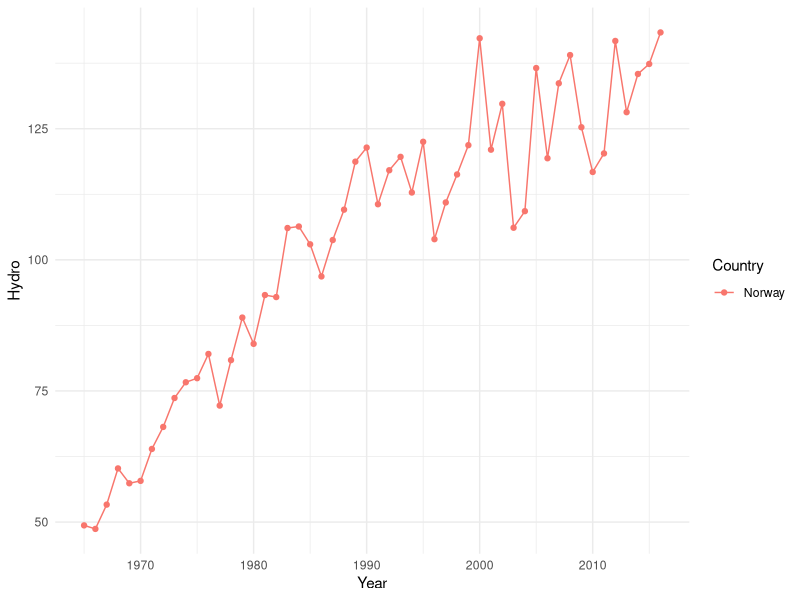
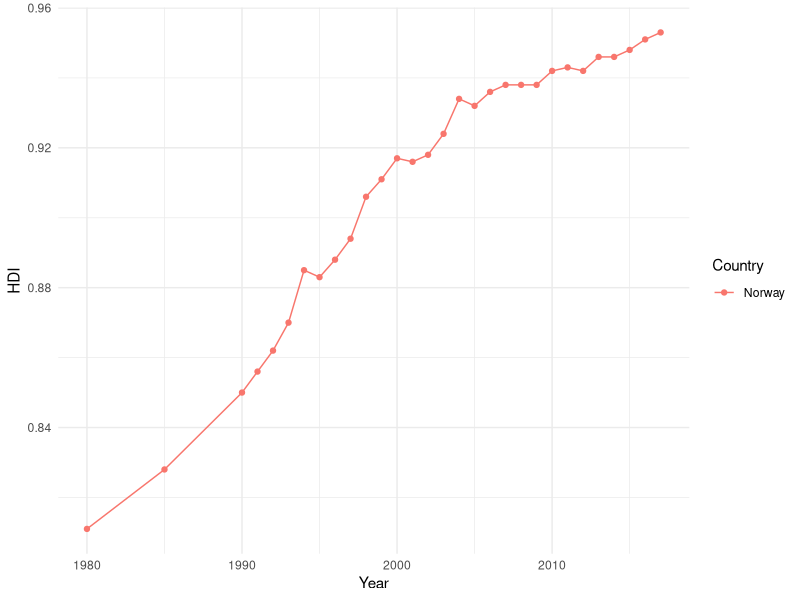

Recreate these plots in R, in order.
## ---- chunk 1
knitr::opts_chunk$set(echo = TRUE)
## ---- chunk 2
rm(list = ls())

library(dplyr)
library(ggplot2)
library(tidyverse)

hdi <- read.csv("human-development-index.csv")
## ---- chunk 3
# Vi har 4 kolonner; Country, Value, Code og Year. hdi er hovedarkivet vårt.

hdi <- rename(hdi, "Country" = "Entity")
hdi <- rename(hdi, "Value" = "X..0.1..higher.values.are.better..")

norgeHdi <- hdi %>%
  filter(Country == "Norway")


## ---- chunk 4
#Laster opp og rydder renewable energy filen

energy <- read.csv("modern-renewable-energy-consumption.csv")
energy <- rename(energy, "Country" = "Entity")
energy <- rename(energy, "Hydro" = "Hydropower..terawatt.hours.")
energy <- rename(energy, "Wind" = "Wind..terawatt.hours.")
energy <- rename(energy, "Solar" = "Solar..terawatt.hours.")
energy <- rename(energy, "Other renewables" = "Other.renewables..modern.biofuels..geothermal..wave...tidal...terawatt.hours.")
## ---- chunk 5
#Eksempel med Norge
norgeEnergi <- energy %>%
  filter(Country == "Norway")


## ---- chunk 6
#Eksempel plot med norgeEnergi

norplotHydro <- ggplot(norgeEnergi, aes(x = Year, y = Hydro, color = Country)) +
  geom_point() + 
  geom_line() +
  theme_minimal()
norplotHydro

## ---- chunk 7
# Eksempel plot med norgeHdi

norplotHDI <- ggplot(norgeHdi, aes(x = Year, y = Value, color = Country)) +
  labs(y = "HDI", x = "Year") +
  geom_point() + 
  geom_line() +
  theme_minimal()

norplotHDI
## ---- chunk 8
# Merger datasettene til et stort et. Kan være lurt å dele det inn i mindre kolonner og må få fikset dato.

totaldata <- merge(energy, hdi, by = "Country")

totalPlot <- ggplot(totaldata, aes(x=Year.y, y=Value, color = Country))+
  geom_point()+
  geom_line()
  

## ---- chunk 9
#JOBB 1: fikse på kolonnene i totaldata og få sortert det.


## ---- chunk 10
#Jobb 2: finne korrelasjoner i ulike land / alle land mellom HDI og alt. energi.
## ---- chunk 11
#Jobb 3: Om vi finner noe interessant: Poengter det med grafer. F.eks: Hvis Norge har høy korrelasjon, hvis det med en graf. Forklar!


